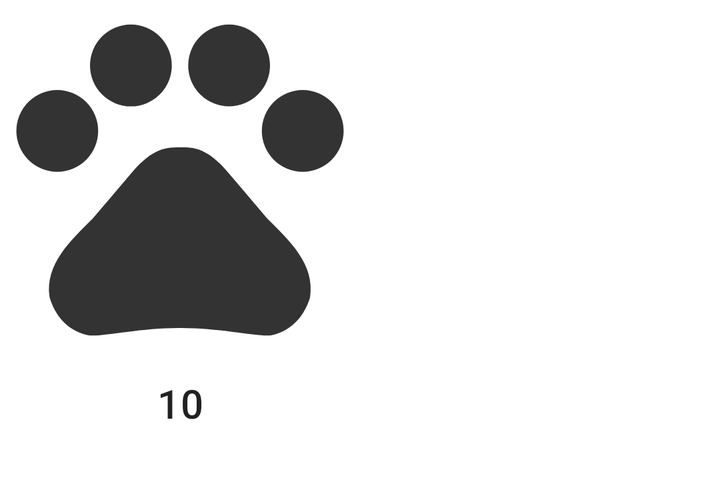
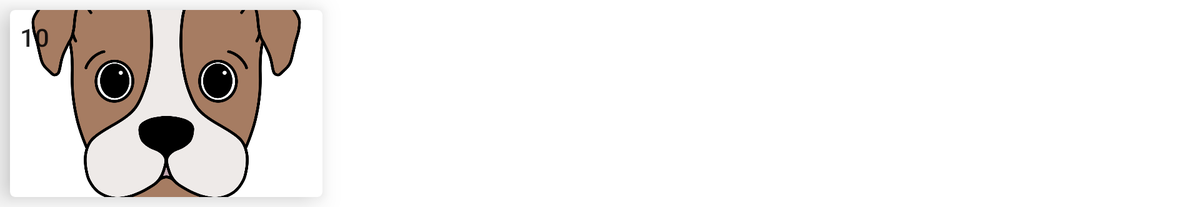

One screen, two layout resources from the same app: the default and the repository's alternative for another configuration. Each is rendered where Android would select it; the XML of both is given below.
<!-- AndroidManifest.xml: application theme AppTheme -->
<!-- res/layout/grid_list_item.xml -->
<?xml version="1.0" encoding="utf-8"?>
<androidx.constraintlayout.widget.ConstraintLayout

    xmlns:android="http://schemas.android.com/apk/res/android"
    xmlns:app="http://schemas.android.com/apk/res-auto"
    xmlns:tools="http://schemas.android.com/tools"
    android:layout_width="wrap_content"
    android:layout_height="wrap_content"
    android:layout_marginEnd="16dp"
    android:layout_marginRight="16dp"
    android:layout_marginBottom="16dp"
    android:background="@android:color/transparent">

    <ImageView
        android:id="@+id/favorite_pet_photo"
        android:layout_width="180dp"
        android:layout_height="180dp"
        android:scaleType="centerCrop"
        app:layout_constraintEnd_toEndOf="parent"
        app:layout_constraintStart_toStartOf="parent"
        app:layout_constraintTop_toTopOf="parent"
        tools:src="@drawable/ic_action_pet_favorites" />

    <TextView
        android:id="@+id/favorite_pet_name"
        android:layout_width="wrap_content"
        android:layout_height="wrap_content"
        android:gravity="center"
        android:padding="8dp"
        android:textAppearance="@style/TextAppearance.MaterialComponents.Headline6"
        app:layout_constraintEnd_toEndOf="parent"
        app:layout_constraintStart_toStartOf="parent"
        app:layout_constraintTop_toBottomOf="@+id/favorite_pet_photo"
        tools:text="10" />
</androidx.constraintlayout.widget.ConstraintLayout>
<!-- resources referenced by this layout -->
<resources>
  <!-- drawable ic_action_pet_favorites (drawable-anydpi) -->
  <vector xmlns:android="http://schemas.android.com/apk/res/android"
      android:width="24dp"
      android:height="24dp"
      android:viewportWidth="24"
      android:viewportHeight="24"
      android:tint="#000000"
      android:alpha="0.8">
    <group android:scaleX="1.0909091"
        android:scaleY="1.0909091"
        android:translateX="-1.0909091"
        android:translateY="-1.6363636">
      <path
          android:fillColor="@android:color/white"
          android:pathData="M4.5,9.5m-2.5,0a2.5,2.5 0,1 1,5 0a2.5,2.5 0,1 1,-5 0"/>
      <path
          android:fillColor="@android:color/white"
          android:pathData="M9,5.5m-2.5,0a2.5,2.5 0,1 1,5 0a2.5,2.5 0,1 1,-5 0"/>
      <path
          android:fillColor="@android:color/white"
          android:pathData="M15,5.5m-2.5,0a2.5,2.5 0,1 1,5 0a2.5,2.5 0,1 1,-5 0"/>
      <path
          android:fillColor="@android:color/white"
          android:pathData="M19.5,9.5m-2.5,0a2.5,2.5 0,1 1,5 0a2.5,2.5 0,1 1,-5 0"/>
      <path
          android:fillColor="@android:color/white"
          android:pathData="M17.34,14.86c-0.87,-1.02 -1.6,-1.89 -2.48,-2.91 -0.46,-0.54 -1.05,-1.08 -1.75,-1.32 -0.11,-0.04 -0.22,-0.07 -0.33,-0.09 -0.25,-0.04 -0.52,-0.04 -0.78,-0.04s-0.53,0 -0.79,0.05c-0.11,0.02 -0.22,0.05 -0.33,0.09 -0.7,0.24 -1.28,0.78 -1.75,1.32 -0.87,1.02 -1.6,1.89 -2.48,2.91 -1.31,1.31 -2.92,2.76 -2.62,4.79 0.29,1.02 1.02,2.03 2.33,2.32 0.73,0.15 3.06,-0.44 5.54,-0.44h0.18c2.48,0 4.81,0.58 5.54,0.44 1.31,-0.29 2.04,-1.31 2.33,-2.32 0.31,-2.04 -1.3,-3.49 -2.61,-4.8z"/>
    </group>
  </vector>
  <style name="AppTheme" parent="Theme.MaterialComponents.Light.NoActionBar">
          
          <item name="colorPrimary">@color/colorPrimary</item>
          <item name="colorPrimaryDark">@color/colorPrimaryDark</item>
          <item name="colorAccent">@color/colorAccent</item>
      </style>
</resources>
<!-- res/layout-sw600dp-land/grid_list_item.xml (the repository's variant of the layout above) -->
<!-- drawn on a 7-inch tablet turned sideways -->
<?xml version="1.0" encoding="utf-8"?>
<com.google.android.material.card.MaterialCardView
    xmlns:android="http://schemas.android.com/apk/res/android"
    xmlns:app="http://schemas.android.com/apk/res-auto"
    xmlns:tools="http://schemas.android.com/tools"
    android:layout_width="wrap_content"
    android:layout_height="wrap_content"
    android:layout_margin="8dp"
    app:cardElevation="16dp"
    android:background="@color/primaryLightColor">

    <FrameLayout
        android:layout_width="wrap_content"
        android:layout_height="wrap_content">

    <ImageView
        android:id="@+id/favorite_pet_photo"
        android:layout_width="250dp"
        android:layout_height="150dp"
        android:scaleType="centerCrop"
        tools:src="@drawable/dog_photo"
        app:layout_constraintBottom_toBottomOf="parent"
        app:layout_constraintEnd_toEndOf="parent"
        app:layout_constraintStart_toStartOf="parent"
        app:layout_constraintTop_toTopOf="parent" />

    <TextView
        android:id="@+id/favorite_petid"
        android:layout_width="wrap_content"
        android:layout_height="wrap_content"
        android:gravity="center"
        android:padding="8dp"
        android:textAppearance="@style/TextAppearance.MaterialComponents.Headline6"
        app:layout_constraintBottom_toBottomOf="parent"
        app:layout_constraintEnd_toEndOf="parent"
        app:layout_constraintHorizontal_bias="1.0"
        app:layout_constraintStart_toStartOf="parent"
        app:layout_constraintTop_toTopOf="parent"
        app:layout_constraintVertical_bias="1.0"
        tools:text="10" />
    </FrameLayout>

</com.google.android.material.card.MaterialCardView>
<!-- resources referenced by the variant -->
<!-- as a 7-inch tablet turned sideways resolves them -->
<resources>
  <color name="primaryLightColor">#559be5</color>
  <!-- drawable dog_photo: png bitmap (drawable-hdpi, 190082 bytes) -->
  <style name="AppTheme" parent="Theme.MaterialComponents.Light.NoActionBar">
          
          <item name="colorPrimary">@color/colorPrimary</item>
          <item name="colorPrimaryDark">@color/colorPrimaryDark</item>
          <item name="colorAccent">@color/colorAccent</item>
      </style>
</resources>
